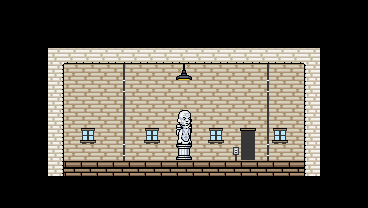

Tiled map render using the project's own tile images. Description and the map definition, with tile-layer contents summarised, below:
An orthogonal 23x13 tile map with 16x16 px tiles, 3 tile layers (reflayer, background, foreground).

<map version="1.0" orientation="orthogonal" renderorder="right-down" width="23" height="13" tilewidth="16" tileheight="16" backgroundcolor="#000000" nextobjectid="1">
 <tileset firstgid="1" name="maptile1" tilewidth="16" tileheight="16" spacing="1" tilecount="413" columns="7">
  <image source="maptile1.PNG" width="118" height="1002" />
  <tile id="71">
   <properties>
    <property name="hook" value="debug" />
   </properties>
  </tile>
  <tile id="311">
   <properties>
    <property name="clip" value="0" />
   </properties>
  </tile>
  <tile id="317">
   <properties>
    <property name="clip" value="0" />
   </properties>
  </tile>
  <tile id="319">
   <properties>
    <property name="clip" value="0" />
   </properties>
  </tile>
  <tile id="328">
   <properties>
    <property name="clip" value="0" />
   </properties>
  </tile>
 </tileset>
 <layer name="reflayer" width="23" height="13">
  <data>[299 cells, 136 non-empty, 2 distinct tile ids]</data>
 </layer>
 <layer name="background" width="23" height="13">
  <data>[299 cells, 136 non-empty, 8 distinct tile ids]</data>
 </layer>
 <layer name="foreground" width="23" height="13">
  <data>[299 cells, 51 non-empty, 10 distinct tile ids]</data>
 </layer>
</map>
